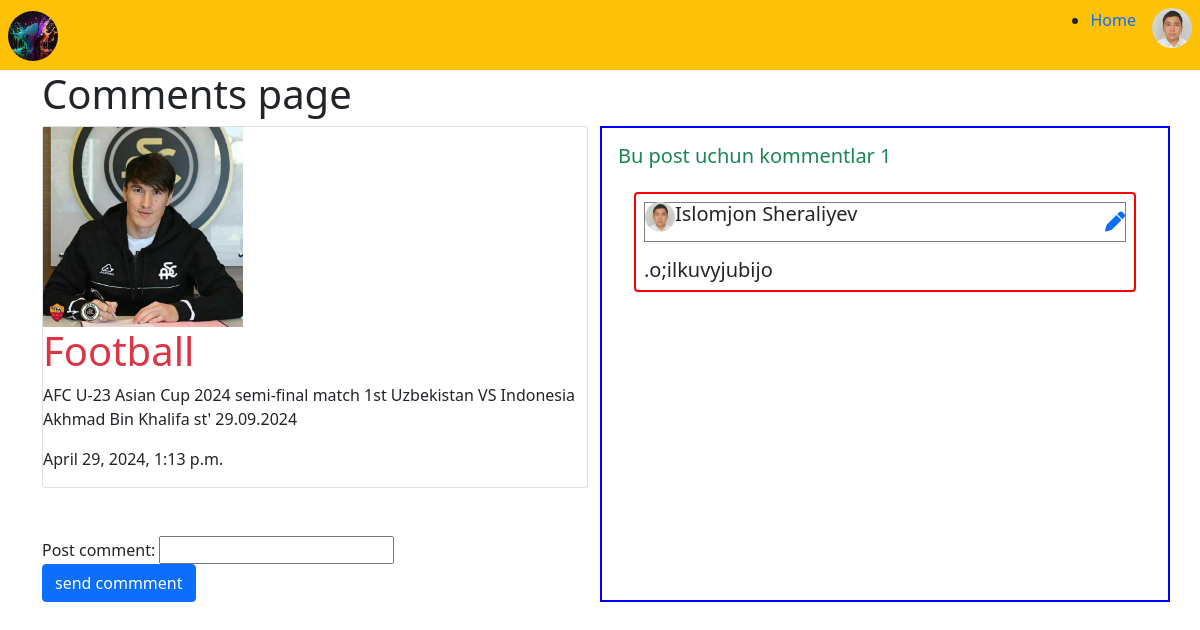
The page /comment/1 (signed in) on the database its author committed.
### blogapp/models.py (models this page shows, shortened)
class Profile(models.Model):
    user = models.OneToOneField(User, on_delete=models.CASCADE, null=True)
    name = models.CharField(max_length=100, default="user")
    userEmail = models.CharField(max_length=100, default="example@gmail.com")
    userImg = models.ImageField(upload_to='userImages/')
    created = models.DateTimeField(auto_now_add=True, editable=True)
    edited = models.DateTimeField(auto_now=True)

class PostlarModel(models.Model):
    post_choice = (
        ('yaxshi', 'Yaxshi'),
        ('yomon', 'Yomon'),
    )
    profile = models.ForeignKey(Profile, on_delete=models.CASCADE, null=True)
    title = models.CharField(max_length=150)
    text = models.TextField()
    post_image = models.ImageField(upload_to='postImages/')
    turi = models.CharField(max_length=6, choices=post_choice, default='Yaxshi')
    created = models.DateTimeField(auto_now_add=True, editable=True)
    edited = models.DateTimeField(auto_now=True)

class CommentModel(models.Model):
    post_comment = models.CharField(max_length=150)
    created = models.DateTimeField(auto_now_add=True, editable=True)
    edited = models.DateTimeField(auto_now=True)
    post = models.ForeignKey(PostlarModel, on_delete=models.CASCADE, null=True, blank=True)
    profile  = models.ForeignKey(Profile, on_delete=models.CASCADE, null=True, blank=True)

### blogapp/views.py (the view, shortened to what this page needs)
# urls.py: path('comment/<int:pk>', CommentView, name='comment'),
@login_required(login_url='/login')
def CommentView(request,pk):
    post_s = PostlarModel.objects.get(id=pk)
    comment_id = CommentModel.objects.filter(post_id=pk)
    comment_id_count = CommentModel.objects.filter(post_id=pk).count()
    form = CommentForm()
    ctx = {
        'forms': form,
        'posts': post_s,
        'comment_id': comment_id,
        'comment_count': comment_id_count,
    }
    return render(request,'comment.html',ctx)

### blogapp/forms.py
class CommentForm(forms.ModelForm):
    class Meta:
        model = CommentModel
        fields = ['post_comment']

### templates/comment.html (shortened to what this page needs)
{% extends 'navbar.html' %}
{% block content %}
<div class="container">
    <h1>Comments page</h1>
    <div class="row">
        <div class="col-6">
            <div class="card">
                <img style="width: 200px; height: 200px;" src="{{ posts.post_image.url }}" alt="{{posts.title}}">
                  <h1 class="text-danger">{{posts.title}}</h1>
                  <p>{{posts.text}}</p>
                  <p>{{posts.created}}</p>
            </div>
            <form action="{% url 'comment' posts.id %}" method='POST' class="mt-5 form" >
                {{forms}}
                <button type="submit" class="btn btn-primary">send commment</button>
            </form>
        </div>
        <div style="border: 2px solid blue;" class="col-6 p-3">
            <h5 class="text-success">Bu post uchun kommentlar {{comment_id.count}}<h5>
            <div class="scroll_box">
                {% for comid in comment_id %}
                <div style="height: auto; border: 2px solid red;" class="card m-3 d-flex justify-content-between">
                    <div class="comment d-flex justify-content-between m-2" >
                        <div class="user d-flex justify-content-between align-items-center" style="border: 1px solid grey; width: 100%; height: 40px;">
                            <div class="user d-flex">
                                <img style="width: 30px; height: 30px; border-radius: 50%;" src="{{ comid.profile.userImg.url }}" alt="">
                                <p>{{comid.profile.name}}</p>
                            </div>
                            <a href="{% url 'edit_comments' comid.id %}"><i class="fa-solid fa-pen"></i></a>
                        </div>
                    </div>
                    <div class="edit d-flex">
                        <p class="m-2">{{comid.post_comment}}</p>
                    </div>
                </div>
                {% endfor %}
            </div>
        </div>
    </div>
</div>
{% endblock %}

### templates/navbar.html (shortened to what this page needs)
{% load static %}
<!DOCTYPE html>
<html lang="en">
<head>
    <link rel="stylesheet" href="https://cdnjs.cloudflare.com/ajax/libs/font-awesome/6.5.1/css/all.min.css">
    <link rel="stylesheet" href="{% static 'style.css' %}">
    <link rel="stylesheet" href="https://cdn.jsdelivr.net/npm/bootstrap@5.0.2/dist/css/bootstrap.min.css" rel="stylesheet">
</head>
<body>
    <div style="height: 70px" class="nav w-100 bg-warning d-flex justify-content-between align-items-center p-2">
        <img style="width: 50px; height: 50px; border-radius: 50%" alt="">
        <ul class="d-flex justify-content-around">
            <li class="mx-3"><a class="text-decoration-none" style="list-style: none;" href="{% url 'home' %}">Home</a></li>
            {% if user.is_authenticated %}
            <div class="dropdown">
                {% if user.profile.userImg %}
                <img style="width: 40px; height: 40px; border-radius: 50%;" src="{{ user.profile.userImg.url }}" alt="{{ user }}" class=" dropdown-toggle"  id="dropdownMenuButton1" data-bs-toggle="dropdown" aria-expanded="false">
                {% endif %}
            </div>
            {% else %}
                <li class="mx-3"><a class="text-decoration-none" href="{% url 'login' %}">LogIn</a></li>
                <li class="mx-3"><a class="text-decoration-none" href="{% url 'register' %}">SignUp</a></li>
            {% endif %}
        </ul>
    </div>
    {% block content %}
    {% endblock %}
</body>
</html>

### static/style.css (style rules this page uses)
* { margin: 0; padding: 0; box-sizing: border-box; }
.scroll_box { width: 100%; height: 300px; overflow-y: auto; }

### rows shown on the page
PostlarModel: post_image (picture), title "Football", text "AFC U-23 Asian Cup 2024 semi-final match 1st Uzbekistan VS Indonesia Akhmad Bin Khalifa st' 29.09.2024", created "April 29, 2024, 1:13 p.m."
CommentModel: profile.userImg (picture), profile.name "Islomjon Sheraliyev", post_comment ".o;ilkuvyjubijo"

### other values the page prints
{{ comment_id.count }} "1"
